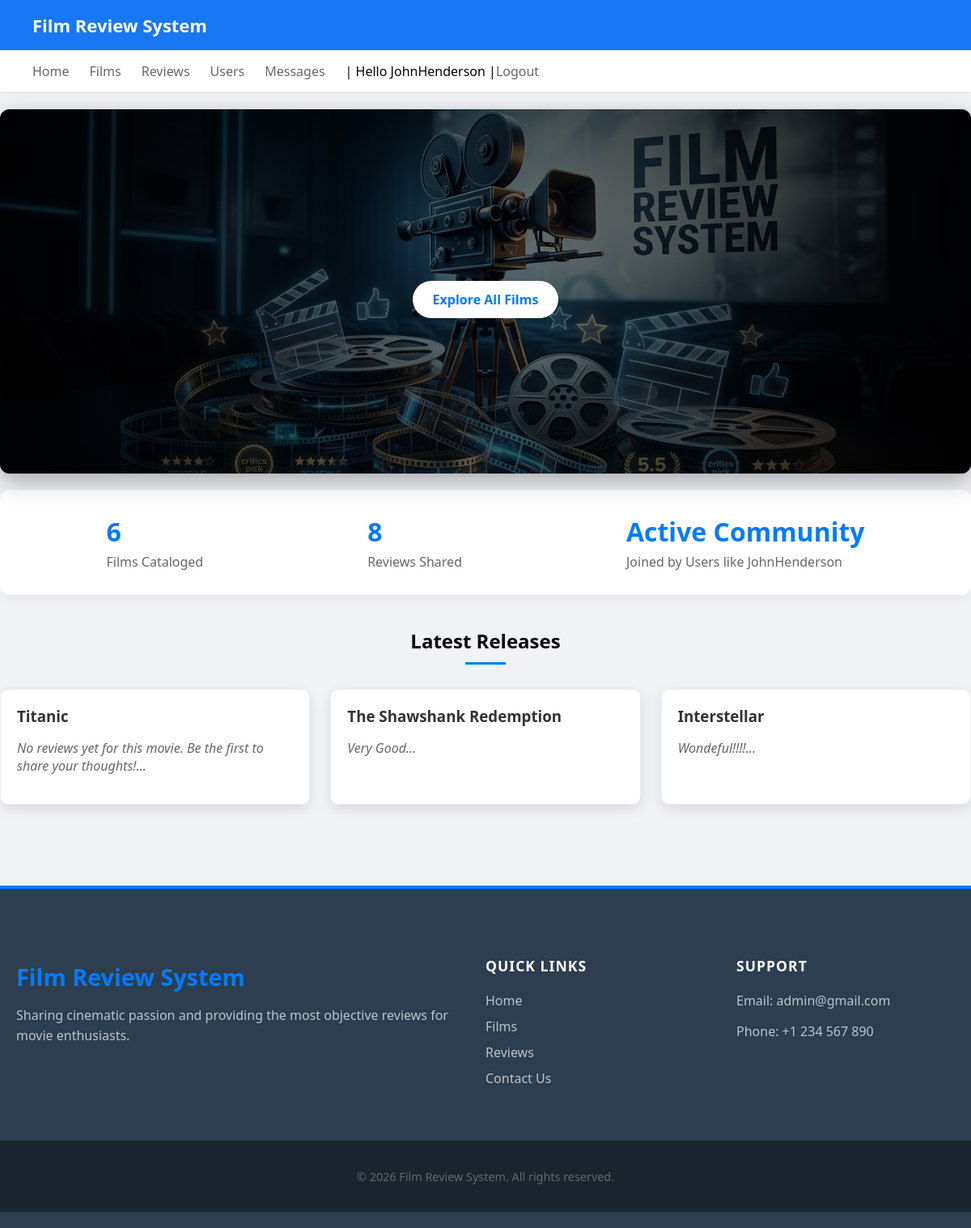
Screenshot of /cw/index.php (signed in) with the database file from the repository.
### tables this page shows
CREATE TABLE `film` (
  `id` int(11) NOT NULL,
  `title` varchar(255) NOT NULL,
  `image` varchar(255) DEFAULT NULL,
  `user_id` int(11) DEFAULT NULL
);

### cw/index.php (called while the page is built, shortened)
<?php
include 'includes/DatabaseConnection.php';
$sql = 'SELECT f.*, r.reviewtext
        FROM film f
        LEFT JOIN review r ON f.id = r.filmid
        GROUP BY f.id
        ORDER BY f.id DESC LIMIT 3';
$stmt = $pdo->query($sql);
$latestFilms = $stmt->fetchAll();
$totalFilms = $pdo->query('SELECT count(*) FROM film')->fetchColumn();
$totalReviews = $pdo->query('SELECT count(*) FROM review')->fetchColumn();
$username = $_SESSION['user'];
include 'templates/home.html.php';
include 'templates/layout.html.php';

### cw/templates/home.html.php (the view)
<div class="hero-section">
    <div class="hero-content" style="height: 200px; display: flex; flex-direction: column; justify-content: center; align-items: center;">
        <a href="film.php" class="btn-primary">Explore All Films</a>
    </div>
</div>
<div class="stats-container">
    <div class="stat-item">
        <h3><?= $totalFilms ?></h3>
        <p>Films Cataloged</p>
    </div>
    <div class="stat-item">
        <h3><?= $totalReviews ?></h3>
        <p>Reviews Shared</p>
    </div>
    <div class="stat-item">
        <h3>Active Community</h3>
        <p>Joined by Users like <?= htmlspecialchars($username) ?></p>
    </div>
</div>
<section class="featured-section">
    <h2 class="section-title">Latest Releases</h2>
    <div class="film-grid">
        <?php foreach ($latestFilms as $film): ?>
            <div class="film-card">
                <div class="film-info">
                    <h3><?= htmlspecialchars($film['title']) ?></h3>
                    <p style="font-style: italic; color: #666;">
                        <?php
                        $displayText = !empty($film['reviewtext'])
                                        ? $film['reviewtext']
                                        : 'No reviews yet for this movie. Be the first to share your thoughts!';
                        echo substr(htmlspecialchars($displayText), 0, 120) . '...';
                        ?>
                    </p>
                </div>
            </div>
        <?php endforeach; ?>
    </div>
</section>

### cw/style.css (style rules this page uses)
body { font-family: 'Segoe UI', Arial, sans-serif; margin: 0; background: #f0f2f5; color: #050505; display: flex; flex-direction: column; min-height: 100vh; }
h2 { text-align: center; margin-top: 30px; font-size: 24px; color: #050505; }
p { color: #65676b; }
.hero-section { position: relative; height: 450px; display: flex; align-items: center; justify-content: center; background: url('hero.png') no-repeat center center/cover; border-radius: 12px; margin: 20px auto; overflow: hidden; box-shadow: 0 10px 30px rgba(0,0,0,0.3); }
.hero-section::before { content: ''; position: absolute; top: 0; left: 0; right: 0; bottom: 0; background: radial-gradient(circle, rgba(0,0,0,0.5), rgba(0,0,0,0.9)); z-index: 1; }
.hero-content { position: relative; z-index: 2; max-width: 700px; padding: 0 20px; text-align: center; }
.btn-primary { display: inline-block; background: #fff; color: #007bff; padding: 12px 25px; border-radius: 25px; text-decoration: none; font-weight: bold; margin-top: 20px; transition: 0.3s; }
.stats-container { display: flex; justify-content: space-around; padding: 30px; background: #fff; box-shadow: 0 4px 15px rgba(0,0,0,0.05); border-radius: 12px; margin-bottom: 40px; }
.stat-item h3 { color: #007bff; font-size: 2rem; margin: 0; }
.stat-item p { color: #666; margin: 5px 0 0; }
.section-title { text-align: center; margin-bottom: 30px; position: relative; }
.section-title::after { content: ''; display: block; width: 50px; height: 3px; background: #007bff; margin: 10px auto; }
.film-grid { display: grid; grid-template-columns: repeat(auto-fit, minmax(280px, 1fr)); gap: 25px; }
.film-card { background: #fff; border-radius: 10px; overflow: hidden; box-shadow: 0 5px 15px rgba(0,0,0,0.1); transition: 0.3s; border: 1px solid #eee; }
.film-info { padding: 20px; }
.film-info h3 { margin: 0 0 10px; color: #333; }

### rows the page displays
film: title "Titanic", displayText "No reviews yet for this movie. Be the first to share your thoughts!"
film: title "The Shawshank Redemption", displayText "Very Good"
film: title "Interstellar", displayText "Wondeful!!!!"

### other values shown
$_SESSION['user'] "JohnHenderson"
$totalFilms "6"
$totalReviews "8"
$username "JohnHenderson"
